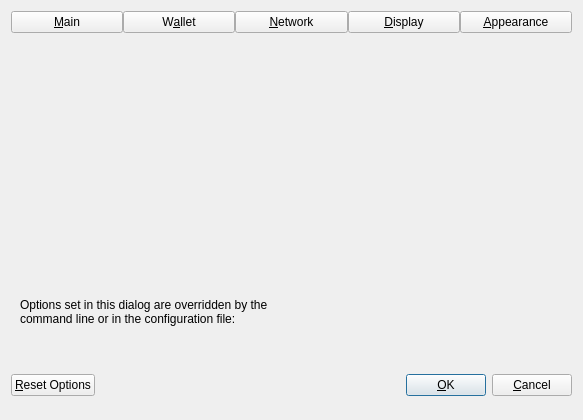
<?xml version="1.0" encoding="UTF-8"?>
<ui version="4.0">
 <class>OptionsDialog</class>
 <widget class="QDialog" name="OptionsDialog">
  <property name="geometry">
   <rect>
    <x>0</x>
    <y>0</y>
    <width>583</width>
    <height>420</height>
   </rect>
  </property>
  <property name="sizePolicy">
   <sizepolicy hsizetype="Fixed" vsizetype="Fixed">
    <horstretch>0</horstretch>
    <verstretch>0</verstretch>
   </sizepolicy>
  </property>
  <property name="windowTitle">
   <string>Options</string>
  </property>
  <property name="modal">
   <bool>true</bool>
  </property>
  <layout class="QVBoxLayout" name="verticalLayout">
   <item>
    <layout class="QHBoxLayout" name="horizontalLayout_Buttons_2">
     <property name="spacing">
      <number>0</number>
     </property>
     <property name="topMargin">
      <number>0</number>
     </property>
     <item>
      <widget class="QPushButton" name="btnMain">
       <property name="text">
        <string>&amp;Main</string>
       </property>
       <property name="checkable">
        <bool>true</bool>
       </property>
      </widget>
     </item>
     <item>
      <widget class="QPushButton" name="btnWallet">
       <property name="text">
        <string>W&amp;allet</string>
       </property>
       <property name="checkable">
        <bool>true</bool>
       </property>
      </widget>
     </item>
     <!-- <item>
      <widget class="QPushButton" name="btnCoinJoin">
       <property name="text">
        <string notr="true">CoinJoin</string>
       </property>
       <property name="checkable">
        <bool>true</bool>
       </property>
      </widget>
     </item> -->
     <item>
      <widget class="QPushButton" name="btnNetwork">
       <property name="text">
        <string>&amp;Network</string>
       </property>
       <property name="checkable">
        <bool>true</bool>
       </property>
      </widget>
     </item>
     <item>
      <widget class="QPushButton" name="btnDisplay">
       <property name="text">
        <string>&amp;Display</string>
       </property>
       <property name="checkable">
        <bool>true</bool>
       </property>
      </widget>
     </item>
     <item>
      <widget class="QPushButton" name="btnAppearance">
       <property name="text">
        <string>&amp;Appearance</string>
       </property>
       <property name="checkable">
        <bool>true</bool>
       </property>
      </widget>
     </item>
    </layout>
   </item>
   <item>
    <widget class="QStackedWidget" name="stackedWidgetOptions">
     <property name="minimumSize">
      <size>
       <width>0</width>
       <height>0</height>
      </size>
     </property>
     <property name="currentIndex">
      <number>5</number>
     </property>
     <widget class="QWidget" name="pageMain">
      <layout class="QVBoxLayout" name="verticalLayout_Main">
       <item>
        <widget class="QCheckBox" name="bitcoinAtStartup">
         <property name="toolTip">
          <string>Automatically start %1 after logging in to the system.</string>
         </property>
         <property name="text">
          <string>&amp;Start %1 on system login</string>
         </property>
        </widget>
       </item>
       <item>
        <spacer name="horizontalSpacer_0_Main">
         <property name="orientation">
          <enum>Qt::Horizontal</enum>
         </property>
         <property name="sizeHint" stdset="0">
          <size>
           <width>40</width>
           <height>5</height>
          </size>
         </property>
        </spacer>
       </item>
       <item>
        <widget class="QCheckBox" name="hideTrayIcon">
         <property name="toolTip">
          <string>Hide the icon from the system tray.</string>
         </property>
         <property name="text">
          <string>&amp;Hide tray icon</string>
         </property>
        </widget>
       </item>
       <item>
        <widget class="QCheckBox" name="minimizeToTray">
         <property name="toolTip">
          <string>Show only a tray icon after minimizing the window.</string>
         </property>
         <property name="text">
          <string>&amp;Minimize to the tray instead of the taskbar</string>
         </property>
        </widget>
       </item>
       <item>
        <widget class="QCheckBox" name="minimizeOnClose">
         <property name="toolTip">
          <string>Minimize instead of exit the application when the window is closed. When this option is enabled, the application will be closed only after selecting Exit in the menu.</string>
         </property>
         <property name="text">
          <string>M&amp;inimize on close</string>
         </property>
        </widget>
       </item>
       <item>
       <layout class="QHBoxLayout" name="horizontalLayout_Main_Prune">
        <item>
         <widget class="QCheckBox" name="prune">
          <property name="toolTip">
           <string>Enabling pruning significantly reduces the disk space required to store transactions. All blocks are still fully validated. Reverting this setting requires re-downloading the entire blockchain.</string>
          </property>
          <property name="text">
           <string>Prune &amp;block storage to</string>
          </property>
         </widget>
        </item>
        <item>
         <widget class="QSpinBox" name="pruneSize"/>
        </item>
         <item>
          <widget class="QLabel" name="pruneSizeUnitLabel">
           <property name="text">
            <string>GB</string>
           </property>
           <property name="textFormat">
            <enum>Qt::PlainText</enum>
           </property>
          </widget>
         </item>
         <item>
          <spacer name="horizontalSpacer_Main_Prune">
           <property name="orientation">
            <enum>Qt::Horizontal</enum>
           </property>
           <property name="sizeHint" stdset="0">
            <size>
             <width>40</width>
             <height>20</height>
            </size>
           </property>
          </spacer>
         </item>
        </layout>
       </item>
       <item>
        <widget class="QLabel" name="pruneWarning">
         <property name="text">
          <string>Reverting this setting requires re-downloading the entire blockchain.</string>
         </property>
         <property name="textFormat">
          <enum>Qt::PlainText</enum>
         </property>
        </widget>
       </item>
       <item>
        <layout class="QHBoxLayout" name="horizontalLayout_2_Main">
         <item>
          <widget class="QLabel" name="databaseCacheLabel">
           <property name="text">
            <string>Size of &amp;database cache</string>
           </property>
           <property name="textFormat">
            <enum>Qt::PlainText</enum>
           </property>
           <property name="buddy">
            <cstring>databaseCache</cstring>
           </property>
          </widget>
         </item>
         <item>
          <widget class="QSpinBox" name="databaseCache"/>
         </item>
         <item>
          <widget class="QLabel" name="databaseCacheUnitLabel">
           <property name="text">
            <string>MiB</string>
           </property>
           <property name="textFormat">
            <enum>Qt::PlainText</enum>
           </property>
          </widget>
         </item>
         <item>
          <spacer name="horizontalSpacer_2_Main">
           <property name="orientation">
            <enum>Qt::Horizontal</enum>
           </property>
           <property name="sizeHint" stdset="0">
            <size>
             <width>40</width>
             <height>20</height>
            </size>
           </property>
          </spacer>
         </item>
        </layout>
       </item>
       <item>
        <layout class="QHBoxLayout" name="horizontalLayout_Main_VerifyLabel">
         <item>
          <widget class="QLabel" name="threadsScriptVerifLabel">
           <property name="text">
            <string>Number of script &amp;verification threads</string>
           </property>
           <property name="textFormat">
            <enum>Qt::PlainText</enum>
           </property>
           <property name="buddy">
            <cstring>threadsScriptVerif</cstring>
           </property>
          </widget>
         </item>
         <item>
          <widget class="QSpinBox" name="threadsScriptVerif">
           <property name="toolTip">
            <string>(0 = auto, &lt;0 = leave that many cores free)</string>
           </property>
          </widget>
         </item>
         <item>
          <spacer name="horizontalSpacer_Main_Threads">
           <property name="orientation">
            <enum>Qt::Horizontal</enum>
           </property>
           <property name="sizeHint" stdset="0">
            <size>
             <width>40</width>
             <height>20</height>
            </size>
           </property>
          </spacer>
         </item>
        </layout>
       </item>
       <item>
        <spacer name="verticalSpacer_Main">
         <property name="orientation">
          <enum>Qt::Vertical</enum>
         </property>
         <property name="sizeHint" stdset="0">
          <size>
           <width>20</width>
           <height>40</height>
          </size>
         </property>
        </spacer>
       </item>
      </layout>
     </widget>
     <widget class="QWidget" name="pageWallet">
      <layout class="QVBoxLayout" name="verticalLayout_Wallet">
       <item>
         <layout class="QVBoxLayout" name="verticalLayout_2">
          <item>
           <widget class="QCheckBox" name="coinControlFeatures">
            <property name="toolTip">
             <string>Whether to show coin control features or not.</string>
            </property>
            <property name="text">
             <string>Enable coin &amp;control features</string>
            </property>
           </widget>
          </item>
          <item>
           <widget class="QCheckBox" name="keepChangeAddress">
            <property name="toolTip">
             <string>Whether to keep the specified custom change address or not.</string>
            </property>
            <property name="text">
             <string>Keep custom change &amp;address</string>
            </property>
           </widget>
          </item>
          <item>
           <widget class="QCheckBox" name="showMasternodesTab">
            <property name="toolTip">
             <string>Show additional tab listing all your masternodes in first sub-tab&lt;br/&gt;and all masternodes on the network in second sub-tab.</string>
            </property>
            <property name="text">
             <string>Show Masternodes Tab</string>
            </property>
           </widget>
          </item>
          <item>
           <widget class="QCheckBox" name="showGovernanceTab">
            <property name="toolTip">
             <string>Show additional tab listing governance proposals.</string>
            </property>
            <property name="text">
             <string>Show Governance Tab</string>
            </property>
           </widget>
          </item>
          <item>
           <widget class="QCheckBox" name="spendZeroConfChange">
            <property name="toolTip">
             <string>If you disable the spending of unconfirmed change, the change from a transaction&lt;br/&gt;cannot be used until that transaction has at least one confirmation.&lt;br/&gt;This also affects how your balance is computed.</string>
            </property>
            <property name="text">
             <string>&amp;Spend unconfirmed change</string>
            </property>
           </widget>
          </item>
          <item>
           <widget class="QCheckBox" name="coinJoinEnabled">
            <property name="toolTip">
             <string>Show mixing interface on Overview screen and reveal an additional screen which allows to spend fully mixed coins only.&lt;br/&gt;A new tab with more settings will also appear in this dialog, please make sure to check them before mixing your coins.</string>
            </property>
            <property name="text">
             <string notr="true">Enable CoinJoin features</string>
            </property>
           </widget>
          </item>
         </layout>
       </item>
       <item>
        <spacer name="verticalSpacer_Wallet">
         <property name="orientation">
          <enum>Qt::Vertical</enum>
         </property>
         <property name="sizeHint" stdset="0">
          <size>
           <width>20</width>
           <height>40</height>
          </size>
         </property>
        </spacer>
       </item>
      </layout>
     </widget>
     <widget class="QWidget" name="pageCoinJoin">
      <layout class="QVBoxLayout" name="verticalLayout_4">
       <item>
        <widget class="QCheckBox" name="showAdvancedCJUI">
         <property name="toolTip">
          <string>Show additional information and buttons on overview screen.</string>
         </property>
         <property name="text">
          <string>Enable advanced interface</string>
         </property>
        </widget>
       </item>
       <item>
        <widget class="QCheckBox" name="showCoinJoinPopups">
         <property name="toolTip">
          <string>Show system popups for mixing transactions&lt;br/&gt;just like for all other transaction types.</string>
         </property>
         <property name="text">
          <string>Show popups for mixing transactions</string>
         </property>
        </widget>
       </item>
       <item>
        <widget class="QCheckBox" name="lowKeysWarning">
         <property name="toolTip">
          <string>Show warning dialog when the wallet has very low number of keys left.</string>
         </property>
         <property name="text">
          <string>Warn if the wallet is running out of keys</string>
         </property>
        </widget>
       </item>
       <item>
        <widget class="QCheckBox" name="coinJoinMultiSession">
         <property name="toolTip">
          <string>Whether to use experimental mode with multiple mixing sessions per block.&lt;br/&gt;Note: You must use this feature carefully.&lt;br/&gt;Make sure you always have recent wallet (auto)backup in a safe place!</string>
         </property>
         <property name="text">
          <string>Enable &amp;multi-session</string>
         </property>
        </widget>
       </item>
       <item>
        <layout class="QHBoxLayout" name="horizontalLayout_4_Wallet">
         <item>
          <widget class="QLabel" name="lblCoinJoinRoundsText">
           <property name="toolTip">
            <string>This setting determines the amount of individual masternodes that an input will be mixed through.&lt;br/&gt;More rounds of mixing gives a higher degree of privacy, but also costs more in fees.</string>
           </property>
           <property name="text">
            <string>Mixing rounds</string>
           </property>
          </widget>
         </item>
         <item>
          <widget class="QSpinBox" name="coinJoinRounds">
           <property name="minimum">
            <number>2</number>
           </property>
           <property name="maximum">
            <number>16</number>
           </property>
           <property name="value">
            <number>4</number>
           </property>
          </widget>
         </item>
        </layout>
       </item>
       <item>
        <layout class="QHBoxLayout" name="horizontalLayout">
         <item>
          <widget class="QLabel" name="lblCoinJoinAmountText">
           <property name="toolTip">
            <string>This amount acts as a threshold to turn off mixing once it's reached.</string>
           </property>
           <property name="statusTip">
            <string notr="true"/>
           </property>
           <property name="whatsThis">
            <string notr="true"/>
           </property>
           <property name="accessibleName">
            <string notr="true"/>
           </property>
           <property name="accessibleDescription">
            <string notr="true"/>
           </property>
           <property name="text">
            <string>Target balance</string>
           </property>
          </widget>
         </item>
         <item>
          <widget class="QSpinBox" name="coinJoinAmount">
           <property name="minimum">
            <number>2</number>
           </property>
           <property name="maximum">
            <number>2000</number>
           </property>
           <property name="singleStep">
            <number>10</number>
           </property>
           <property name="value">
            <number>1000</number>
           </property>
          </widget>
         </item>
        </layout>
       </item>
       <item>
        <spacer name="verticalSpacerPS">
         <property name="orientation">
          <enum>Qt::Vertical</enum>
         </property>
         <property name="sizeHint" stdset="0">
          <size>
           <width>20</width>
           <height>40</height>
          </size>
         </property>
        </spacer>
       </item>
      </layout>
     </widget>
     <widget class="QWidget" name="pageNetwork">
      <layout class="QVBoxLayout" name="verticalLayout_Network">
       <item>
        <widget class="QCheckBox" name="mapPortUpnp">
         <property name="toolTip">
          <string>Automatically open the BLOCX_TESTNET Core client port on the router. This only works when your router supports UPnP and it is enabled.</string>
         </property>
         <property name="text">
          <string>Map port using &amp;UPnP</string>
         </property>
        </widget>
       </item>
       <item>
        <widget class="QCheckBox" name="mapPortNatpmp">
         <property name="toolTip">
          <string>Automatically open the BLOCX_TESTNET Core client port on the router. This only works when your router supports NAT-PMP and it is enabled. The external port could be random.</string>
         </property>
         <property name="text">
          <string>Map port using NA&amp;T-PMP</string>
         </property>
        </widget>
       </item>
       <item>
        <widget class="QCheckBox" name="allowIncoming">
         <property name="toolTip">
          <string>Accept connections from outside.</string>
         </property>
         <property name="text">
          <string>Allow incomin&amp;g connections</string>
         </property>
        </widget>
       </item>
       <item>
        <widget class="QCheckBox" name="connectSocks">
         <property name="toolTip">
          <string>Connect to the BLOCX_TESTNET network through a SOCKS5 proxy.</string>
         </property>
         <property name="text">
          <string>&amp;Connect through SOCKS5 proxy (default proxy):</string>
         </property>
        </widget>
       </item>
       <item>
        <layout class="QHBoxLayout" name="horizontalLayout_1_Network">
         <item>
          <widget class="QLabel" name="proxyIpLabel">
           <property name="text">
            <string>Proxy &amp;IP:</string>
           </property>
           <property name="textFormat">
            <enum>Qt::PlainText</enum>
           </property>
           <property name="buddy">
            <cstring>proxyIp</cstring>
           </property>
          </widget>
         </item>
         <item>
          <widget class="QValidatedLineEdit" name="proxyIp">
           <property name="minimumSize">
            <size>
             <width>140</width>
             <height>0</height>
            </size>
           </property>
           <property name="maximumSize">
            <size>
             <width>140</width>
             <height>16777215</height>
            </size>
           </property>
           <property name="toolTip">
            <string>IP address of the proxy (e.g. IPv4: 127.0.0.1 / IPv6: ::1)</string>
           </property>
          </widget>
         </item>
         <item>
          <widget class="QLabel" name="proxyPortLabel">
           <property name="text">
            <string>&amp;Port:</string>
           </property>
           <property name="textFormat">
            <enum>Qt::PlainText</enum>
           </property>
           <property name="buddy">
            <cstring>proxyPort</cstring>
           </property>
          </widget>
         </item>
         <item>
          <widget class="QLineEdit" name="proxyPort">
           <property name="minimumSize">
            <size>
             <width>60</width>
             <height>0</height>
            </size>
           </property>
           <property name="maximumSize">
            <size>
             <width>60</width>
             <height>16777215</height>
            </size>
           </property>
           <property name="toolTip">
            <string>Port of the proxy (e.g. 9050)</string>
           </property>
          </widget>
         </item>
         <item>
          <spacer name="horizontalSpacer_1_Network">
           <property name="orientation">
            <enum>Qt::Horizontal</enum>
           </property>
           <property name="sizeHint" stdset="0">
            <size>
             <width>40</width>
             <height>20</height>
            </size>
           </property>
          </spacer>
         </item>
        </layout>
       </item>
       <item>
        <layout class="QHBoxLayout" name="horizontalLayout_2_Network">
         <item>
          <widget class="QLabel" name="proxyActiveNets">
           <property name="text">
            <string>Used for reaching peers via:</string>
           </property>
           <property name="textFormat">
            <enum>Qt::PlainText</enum>
           </property>
          </widget>
         </item>
         <item>
          <widget class="QCheckBox" name="proxyReachIPv4">
           <property name="enabled">
            <bool>false</bool>
           </property>
           <property name="toolTip">
            <string>Shows if the supplied default SOCKS5 proxy is used to reach peers via this network type.</string>
           </property>
           <property name="text">
            <string>IPv4</string>
           </property>
          </widget>
         </item>
         <item>
          <widget class="QCheckBox" name="proxyReachIPv6">
           <property name="enabled">
            <bool>false</bool>
           </property>
           <property name="toolTip">
            <string>Shows if the supplied default SOCKS5 proxy is used to reach peers via this network type.</string>
           </property>
           <property name="text">
            <string>IPv6</string>
           </property>
          </widget>
         </item>
         <item>
          <widget class="QCheckBox" name="proxyReachTor">
           <property name="enabled">
            <bool>false</bool>
           </property>
           <property name="toolTip">
            <string>Shows if the supplied default SOCKS5 proxy is used to reach peers via this network type.</string>
           </property>
           <property name="text">
            <string>Tor</string>
           </property>
          </widget>
         </item>
         <item>
          <spacer name="horizontalSpacer_2_Network">
           <property name="orientation">
            <enum>Qt::Horizontal</enum>
           </property>
           <property name="sizeHint" stdset="0">
            <size>
             <width>40</width>
             <height>20</height>
            </size>
           </property>
          </spacer>
         </item>
        </layout>
       </item>
       <item>
        <widget class="QCheckBox" name="connectSocksTor">
         <property name="toolTip">
          <string>Connect to the BLOCX_TESTNET network through a separate SOCKS5 proxy for Tor hidden services.</string>
         </property>
         <property name="text">
          <string>Use separate SOCKS&amp;5 proxy to reach peers via Tor hidden services:</string>
         </property>
        </widget>
       </item>
       <item>
        <layout class="QHBoxLayout" name="horizontalLayout_3_Network">
         <item>
          <widget class="QLabel" name="proxyIpTorLabel">
           <property name="text">
            <string>Proxy &amp;IP:</string>
           </property>
           <property name="textFormat">
            <enum>Qt::PlainText</enum>
           </property>
           <property name="buddy">
            <cstring>proxyIpTor</cstring>
           </property>
          </widget>
         </item>
         <item>
          <widget class="QValidatedLineEdit" name="proxyIpTor">
           <property name="minimumSize">
            <size>
             <width>140</width>
             <height>0</height>
            </size>
           </property>
           <property name="maximumSize">
            <size>
             <width>140</width>
             <height>16777215</height>
            </size>
           </property>
           <property name="toolTip">
            <string>IP address of the proxy (e.g. IPv4: 127.0.0.1 / IPv6: ::1)</string>
           </property>
          </widget>
         </item>
         <item>
          <widget class="QLabel" name="proxyPortTorLabel">
           <property name="text">
            <string>&amp;Port:</string>
           </property>
           <property name="textFormat">
            <enum>Qt::PlainText</enum>
           </property>
           <property name="buddy">
            <cstring>proxyPortTor</cstring>
           </property>
          </widget>
         </item>
         <item>
          <widget class="QLineEdit" name="proxyPortTor">
           <property name="minimumSize">
            <size>
             <width>60</width>
             <height>0</height>
            </size>
           </property>
           <property name="maximumSize">
            <size>
             <width>60</width>
             <height>16777215</height>
            </size>
           </property>
           <property name="toolTip">
            <string>Port of the proxy (e.g. 9050)</string>
           </property>
          </widget>
         </item>
         <item>
          <spacer name="horizontalSpacer_4_Network">
           <property name="orientation">
            <enum>Qt::Horizontal</enum>
           </property>
           <property name="sizeHint" stdset="0">
            <size>
             <width>40</width>
             <height>20</height>
            </size>
           </property>
          </spacer>
         </item>
        </layout>
       </item>
       <item>
        <spacer name="verticalSpacer_Network">
         <property name="orientation">
          <enum>Qt::Vertical</enum>
         </property>
         <property name="sizeHint" stdset="0">
          <size>
           <width>20</width>
           <height>40</height>
          </size>
         </property>
        </spacer>
       </item>
      </layout>
     </widget>
     <widget class="QWidget" name="pageDisplay">
      <layout class="QVBoxLayout" name="verticalLayout_Display">
       <item>
        <layout class="QHBoxLayout" name="horizontalLayout_1_Display">
         <item>
          <widget class="QLabel" name="langLabel">
           <property name="text">
            <string>User Interface &amp;language:</string>
           </property>
           <property name="textFormat">
            <enum>Qt::PlainText</enum>
           </property>
           <property name="buddy">
            <cstring>lang</cstring>
           </property>
          </widget>
         </item>
         <item>
          <widget class="QValueComboBox" name="lang">
           <property name="toolTip">
            <string>The user interface language can be set here. This setting will take effect after restarting %1.</string>
           </property>
          </widget>
         </item>
        </layout>
       </item>
       <item>
        <widget class="QLabel" name="label_3">
         <property name="toolTip">
          <string notr="true"/>
         </property>
         <property name="statusTip">
          <string notr="true"/>
         </property>
         <property name="whatsThis">
          <string notr="true"/>
         </property>
         <property name="accessibleName">
          <string notr="true"/>
         </property>
         <property name="text">
          <string>Language missing or translation incomplete? Help contributing translations here:
https://www.transifex.com/projects/p/blocx_testnet/</string>
         </property>
         <property name="wordWrap">
          <bool>true</bool>
         </property>
         <property name="openExternalLinks">
          <bool>true</bool>
         </property>
         <property name="textInteractionFlags">
          <set>Qt::TextBrowserInteraction</set>
         </property>
        </widget>
       </item>
       <item>
        <widget class="Line" name="line">
         <property name="orientation">
          <enum>Qt::Horizontal</enum>
         </property>
        </widget>
       </item>
       <item>
        <layout class="QHBoxLayout" name="horizontalLayout_2_Display">
         <item>
          <widget class="QLabel" name="unitLabel">
           <property name="text">
            <string>&amp;Unit to show amounts in:</string>
           </property>
           <property name="textFormat">
            <enum>Qt::PlainText</enum>
           </property>
           <property name="buddy">
            <cstring>unit</cstring>
           </property>
          </widget>
         </item>
         <item>
          <widget class="QValueComboBox" name="unit">
           <property name="toolTip">
            <string>Choose the default subdivision unit to show in the interface and when sending coins.</string>
           </property>
          </widget>
         </item>
        </layout>
       </item>
       <item>
        <layout class="QHBoxLayout" name="horizontalLayout_5_Display">
         <item>
          <widget class="QLabel" name="digitsLabel">
           <property name="text">
            <string>Decimal digits</string>
           </property>
          </widget>
         </item>
         <item>
          <widget class="QValueComboBox" name="digits"/>
         </item>
        </layout>
       </item>
       <item>
        <layout class="QHBoxLayout" name="horizontalLayout_3_Display">
         <item>
          <widget class="QLabel" name="thirdPartyTxUrlsLabel">
           <property name="toolTip">
            <string>Third party URLs (e.g. a block explorer) that appear in the transactions tab as context menu items.&lt;br/&gt;%s in the URL is replaced by transaction hash. Multiple URLs are separated by vertical bar |.</string>
           </property>
           <property name="text">
            <string>&amp;Third party transaction URLs</string>
           </property>
           <property name="buddy">
            <cstring>thirdPartyTxUrls</cstring>
           </property>
          </widget>
         </item>
         <item>
          <widget class="QLineEdit" name="thirdPartyTxUrls">
           <property name="toolTip">
            <string>Third party URLs (e.g. a block explorer) that appear in the transactions tab as context menu items.&lt;br/&gt;%s in the URL is replaced by transaction hash. Multiple URLs are separated by vertical bar |.</string>
           </property>
           <property name="placeholderText">
            <string notr="true">https://example.com/tx/%s</string>
           </property>
          </widget>
         </item>
        </layout>
       </item>
       <item>
        <spacer name="verticalSpacer">
         <property name="orientation">
          <enum>Qt::Vertical</enum>
         </property>
         <property name="sizeHint" stdset="0">
          <size>
           <width>20</width>
           <height>40</height>
          </size>
         </property>
        </spacer>
       </item>
      </layout>
     </widget>
     <widget class="QWidget" name="pageAppearance">
      <layout class="QVBoxLayout" name="verticalLayout_3">
       <item>
        <widget class="QWidget" name="widgetAppearance" native="true"/>
       </item>
       <item>
        <spacer name="verticalSpacer_2">
         <property name="orientation">
          <enum>Qt::Vertical</enum>
         </property>
         <property name="sizeHint" stdset="0">
          <size>
           <width>20</width>
           <height>40</height>
          </size>
         </property>
        </spacer>
       </item>
      </layout>
     </widget>
    </widget>
   </item>
   <item>
    <widget class="QFrame" name="frame">
     <layout class="QVBoxLayout" name="verticalLayout_Bottom">
      <item>
       <layout class="QHBoxLayout" name="horizontalLayout_Bottom">
        <item>
         <widget class="QLabel" name="overriddenByCommandLineInfoLabel">
          <property name="text">
           <string>Options set in this dialog are overridden by the command line or in the configuration file:</string>
          </property>
          <property name="textFormat">
           <enum>Qt::PlainText</enum>
          </property>
          <property name="wordWrap">
           <bool>true</bool>
          </property>
         </widget>
        </item>
        <item>
         <spacer name="horizontalSpacer_Bottom">
          <property name="orientation">
           <enum>Qt::Horizontal</enum>
          </property>
          <property name="sizeHint" stdset="0">
           <size>
            <width>40</width>
            <height>20</height>
           </size>
          </property>
         </spacer>
        </item>
       </layout>
      </item>
      <item>
       <widget class="QLabel" name="overriddenByCommandLineLabel">
        <property name="text">
         <string/>
        </property>
        <property name="textFormat">
         <enum>Qt::PlainText</enum>
        </property>
        <property name="wordWrap">
         <bool>true</bool>
        </property>
       </widget>
      </item>
     </layout>
    </widget>
   </item>
   <item>
    <layout class="QHBoxLayout" name="horizontalLayout_Buttons">
     <item>
      <widget class="QPushButton" name="resetButton">
       <property name="toolTip">
        <string>Reset all client options to default.</string>
       </property>
       <property name="text">
        <string>&amp;Reset Options</string>
       </property>
       <property name="autoDefault">
        <bool>false</bool>
       </property>
      </widget>
     </item>
     <item>
      <spacer name="horizontalSpacer_1">
       <property name="orientation">
        <enum>Qt::Horizontal</enum>
       </property>
       <property name="sizeHint" stdset="0">
        <size>
         <width>40</width>
         <height>48</height>
        </size>
       </property>
      </spacer>
     </item>
     <item>
      <widget class="QLabel" name="statusLabel">
       <property name="minimumSize">
        <size>
         <width>200</width>
         <height>0</height>
        </size>
       </property>
       <property name="text">
        <string/>
       </property>
       <property name="textFormat">
        <enum>Qt::PlainText</enum>
       </property>
       <property name="wordWrap">
        <bool>true</bool>
       </property>
      </widget>
     </item>
     <item>
      <spacer name="horizontalSpacer_2">
       <property name="orientation">
        <enum>Qt::Horizontal</enum>
       </property>
       <property name="sizeHint" stdset="0">
        <size>
         <width>40</width>
         <height>48</height>
        </size>
       </property>
      </spacer>
     </item>
     <item>
      <widget class="QPushButton" name="okButton">
       <property name="text">
        <string>&amp;OK</string>
       </property>
       <property name="autoDefault">
        <bool>false</bool>
       </property>
       <property name="default">
        <bool>true</bool>
       </property>
      </widget>
     </item>
     <item>
      <widget class="QPushButton" name="cancelButton">
       <property name="text">
        <string>&amp;Cancel</string>
       </property>
       <property name="autoDefault">
        <bool>false</bool>
       </property>
      </widget>
     </item>
    </layout>
   </item>
  </layout>
 </widget>
 <customwidgets>
  <customwidget>
   <class>QValidatedLineEdit</class>
   <extends>QLineEdit</extends>
   <header>qt/qvalidatedlineedit.h</header>
  </customwidget>
  <customwidget>
   <class>QValueComboBox</class>
   <extends>QComboBox</extends>
   <header>qt/qvaluecombobox.h</header>
  </customwidget>
 </customwidgets>
 <resources/>
 <connections/>
</ui>
